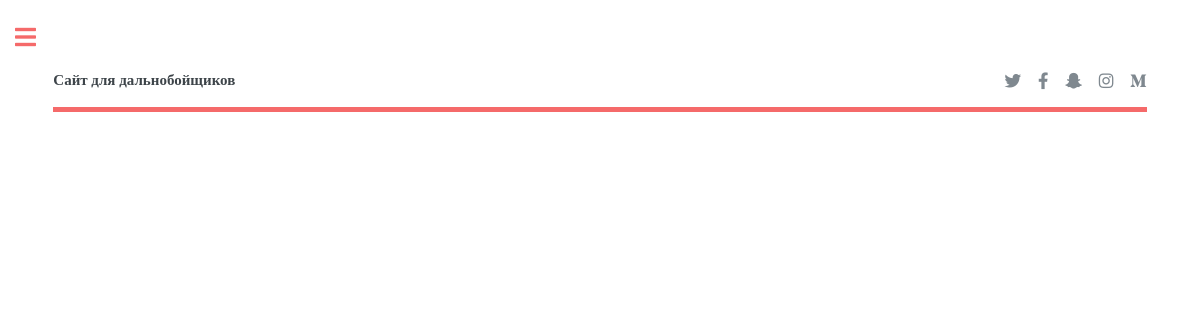
Page /about/ on the earlier database version.
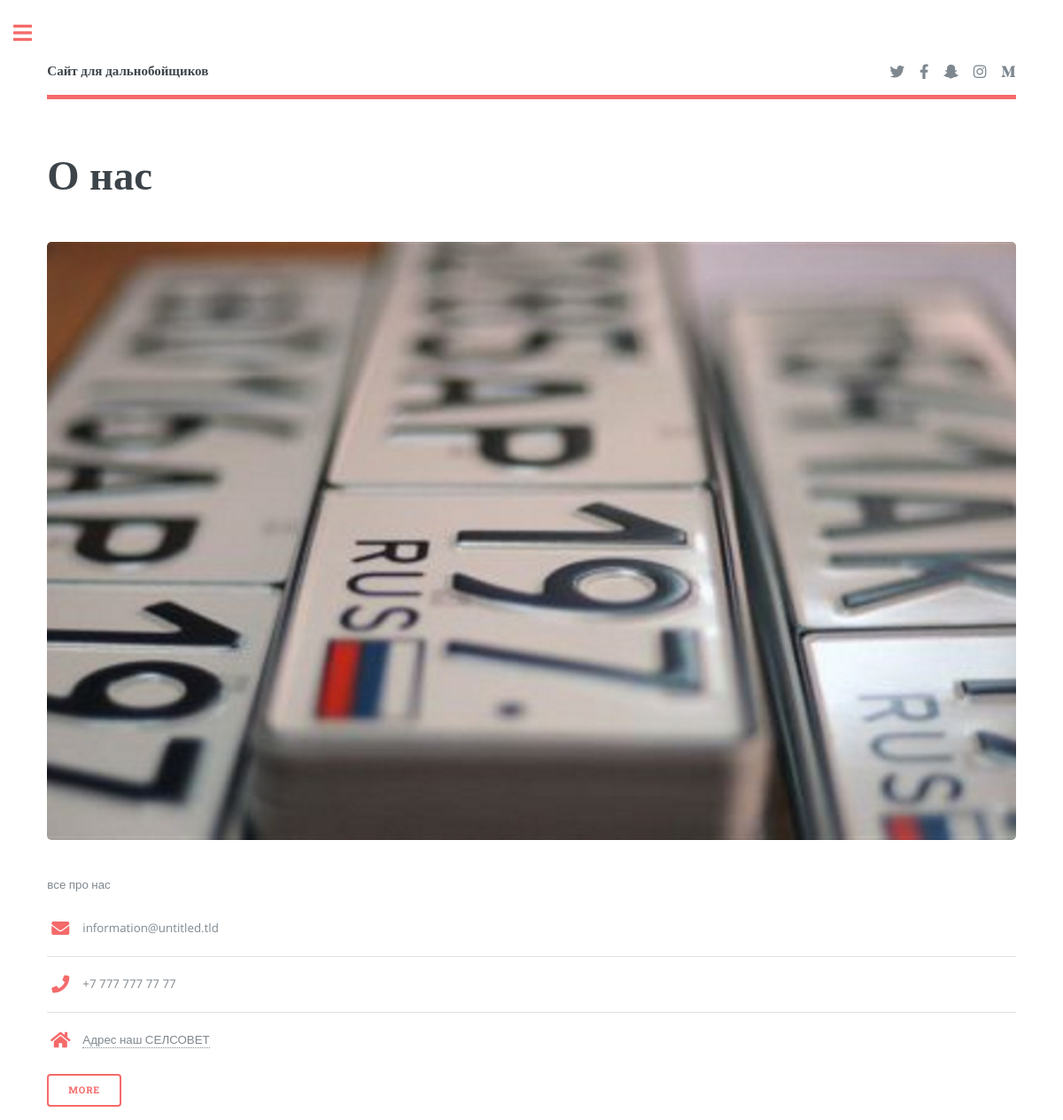
Same page on the later database version.
### dalnoboy/models.py (models this page shows, shortened)
class Stranic(models.Model):
    str_title=models.CharField(max_length=70, verbose_name='Страничка')
    title=models.CharField(max_length=70, verbose_name='Оглавление')
    description = models.TextField(verbose_name='Описание')
    image = models.ImageField(upload_to='images', verbose_name='Изображение')
    url = models.URLField(verbose_name='ссылки')
    email=models.EmailField(verbose_name='email')
    url_ad=models.URLField(verbose_name='адрес ссылка')
    title_ad=models.TextField(verbose_name='адрес')
    id_n=models.CharField(max_length=20, verbose_name='Номер')
    file = models.FileField(
        upload_to='video',
        validators=[FileExtensionValidator(allowed_extensions=['mp4'])],
        verbose_name='Видео'
    )

### dalnoboy/views.py (the view)
# urls.py: path('about/',views.about, name='about'),
def about(request):
    return render(request, 'about.html',{'str':Stranic.objects.filter(id=2)})

### dalnoboy/templates/about.html (shortened to what this page needs)
{% extends 'main.html' %}
{% load static %}
{% block content %}
								<section>
									{% for item in str %}
									<header class="main">
										<h1>О нас</h1>
									</header>
									<span class="image main"><img src="{{ item.image.url }}" alt="" /></span>
									<p>{{ item.description }}</p>
									<ul class="contact">
										<li class="icon solid fa-envelope">{{ item.email }}</li>
										<li class="icon solid fa-phone">{{ item.id_n }}</li>
										<li class="icon solid fa-home"><a href="{{ item.url_ad }}">{{ item.title_ad }}</a></li>
									</ul>
									<ul class="actions">
              						  <li><a href="{{ item.url }}" class="button">More</a></li>
									</ul>
								{% endfor %}
								</section>
{% endblock %}

Differences in the rows shown:
added Stranic: image (picture), description "все про нас", email "information@untitled.tld", id_n "+7 777 777 77 77", title_ad "Адрес наш СЕЛСОВЕТ"
